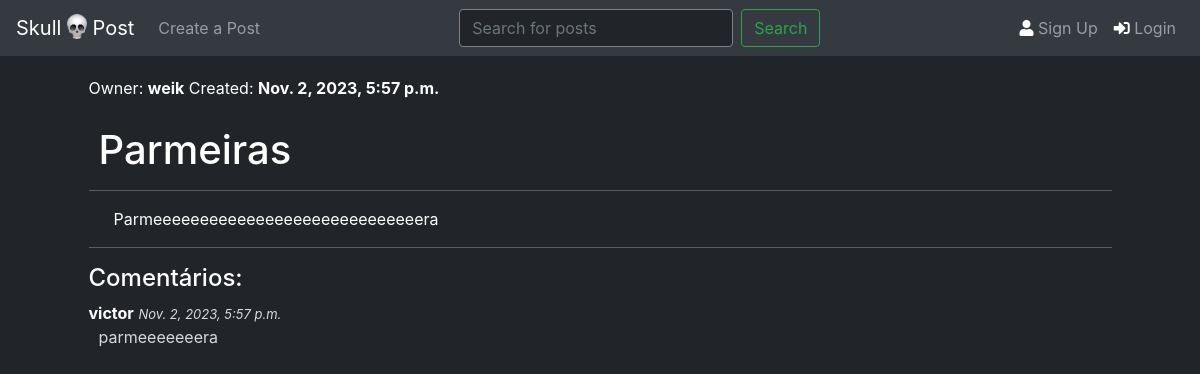
Screenshot of /post_page/6 with the database file from the repository.
### blog/models.py (models this page shows, shortened)
class Post(models.Model):
    title = models.CharField(max_length=64, default="", blank=False)
    owner = models.ForeignKey(User, on_delete=models.CASCADE, blank=False, null=True, related_name="owned_posts")
    content = models.TextField()
    votes = models.IntegerField(default=0)
    date_published = models.DateTimeField(auto_now_add=True)

class User(AbstractUser):
    pass

class Comment(models.Model):
    user = models.ForeignKey(User, on_delete=models.CASCADE, blank=False, null=True, related_name="made_comments")
    post = models.ForeignKey(Post, on_delete=models.CASCADE, blank=False, null=True, related_name="comments")
    text = models.TextField()
    comment_date = models.DateTimeField(auto_now_add=True)

### blog/views.py (the view)
# urls.py: path("post_page/<int:post_pk>", views.post_page, name="post_page"),
def post_page(request, post_pk):
    post = Post.objects.get(pk=post_pk)
    if request.method == "POST":
        text = request.POST.get("postComment")
        Comment.objects.create(user=request.user, text=text, post=post)
        return HttpResponseRedirect(reverse("post_page", args=(post_pk, )))
    return render(request, "blog/post_page.html", context={
        "post": post,
        "comments": post.comments.all(),
    })

### blog/templates/blog/post_page.html (shortened to what this page needs)
{% extends 'blog/layout.html' %}
{% load static %}
{% block body %}
<div class="container-fluid" style="width: 90%;">
    <p>
        Owner: <strong>{{post.owner}}</strong>
        Created: <strong>{{post.date_published}}</strong>
    </p>
    <div id="postDiv">
        <form action="{% url 'post_status' post.pk 'edit' %}" method="POST">
            <div style="margin-bottom: 10px; padding: 10px 10px 0px 10px;" id="titleDiv">
                <h1 style="margin-bottom: 10px;" id="post_title">{{post.title}}</h1>
            </div>
            <hr color="#676869">
            <div style="padding-left: 25px; width: 60%;" id="contentDiv">
                <p id="post_content">{{post.content}}</p>
            </div>
        </form>
        <hr color="#676869">
    </div>
    <div style="width: 40%;">
        <h4>Comentários:</h4>
        {% for comment in comments %}
            <p>
                <strong>{{comment.user}}</strong>
                <i style="font-size: 13px; color: #d7dadc; margin-right: 5px;">{{comment.comment_date}}</i>
                <br>
                <span style="margin-left: 10px; color: #d7dadc; display: block;">{{comment.text}}</span>
            </p>
            {% empty %}
                <p>Nenhum comentário.</p>
        {% endfor %}
    </div>
</div>
{% endblock %}

### blog/static/blog/styles.css (style rules this page uses)
body { background-color: #212529; }
label, h1, h2, h3, h4, p, span { color: white; }

### rows the page displays
Post: owner "weik", date_published "Nov. 2, 2023, 5:57 p.m.", title "Parmeiras", content "Parmeeeeeeeeeeeeeeeeeeeeeeeeeeeeera"
Comment: user "victor", comment_date "Nov. 2, 2023, 5:57 p.m.", text "parmeeeeeeera"
